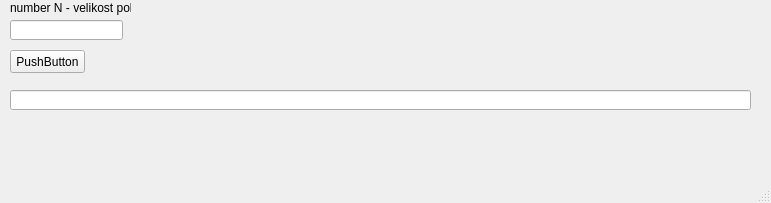
<?xml version="1.0" encoding="UTF-8"?>
<ui version="4.0">
 <class>MainWindow</class>
 <widget class="QMainWindow" name="MainWindow">
  <property name="geometry">
   <rect>
    <x>0</x>
    <y>0</y>
    <width>771</width>
    <height>203</height>
   </rect>
  </property>
  <property name="windowTitle">
   <string>MainWindow</string>
  </property>
  <widget class="QWidget" name="centralWidget">
   <widget class="QPushButton" name="pushButtonRes">
    <property name="geometry">
     <rect>
      <x>10</x>
      <y>50</y>
      <width>75</width>
      <height>23</height>
     </rect>
    </property>
    <property name="text">
     <string>PushButton</string>
    </property>
   </widget>
   <widget class="QLabel" name="label">
    <property name="geometry">
     <rect>
      <x>10</x>
      <y>0</y>
      <width>121</width>
      <height>16</height>
     </rect>
    </property>
    <property name="text">
     <string>number N - velikost pole</string>
    </property>
   </widget>
   <widget class="QLineEdit" name="lineEditN">
    <property name="geometry">
     <rect>
      <x>10</x>
      <y>20</y>
      <width>113</width>
      <height>20</height>
     </rect>
    </property>
   </widget>
   <widget class="QLineEdit" name="lineEditRes">
    <property name="geometry">
     <rect>
      <x>10</x>
      <y>90</y>
      <width>741</width>
      <height>20</height>
     </rect>
    </property>
   </widget>
  </widget>
  <widget class="QMenuBar" name="menuBar">
   <property name="geometry">
    <rect>
     <x>0</x>
     <y>0</y>
     <width>771</width>
     <height>21</height>
    </rect>
   </property>
  </widget>
  <widget class="QStatusBar" name="statusBar"/>
 </widget>
 <layoutdefault spacing="6" margin="11"/>
 <resources/>
 <connections/>
</ui>
